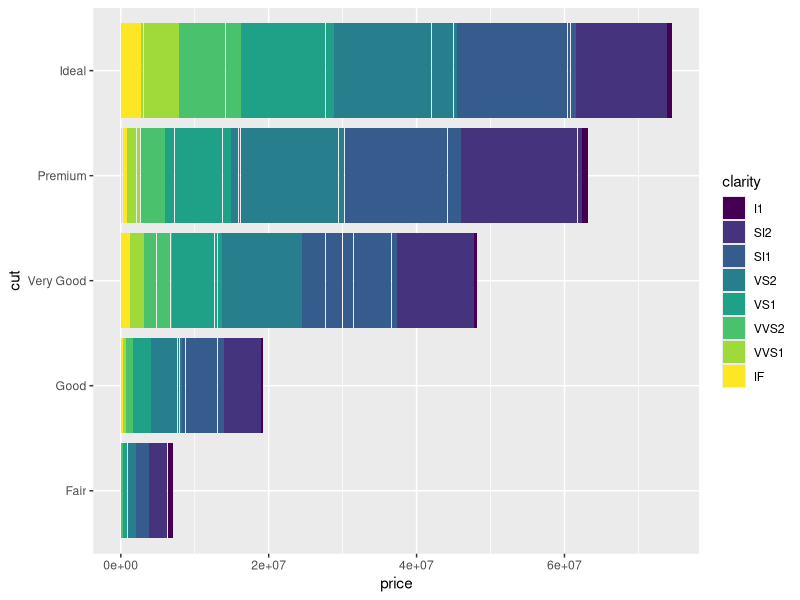
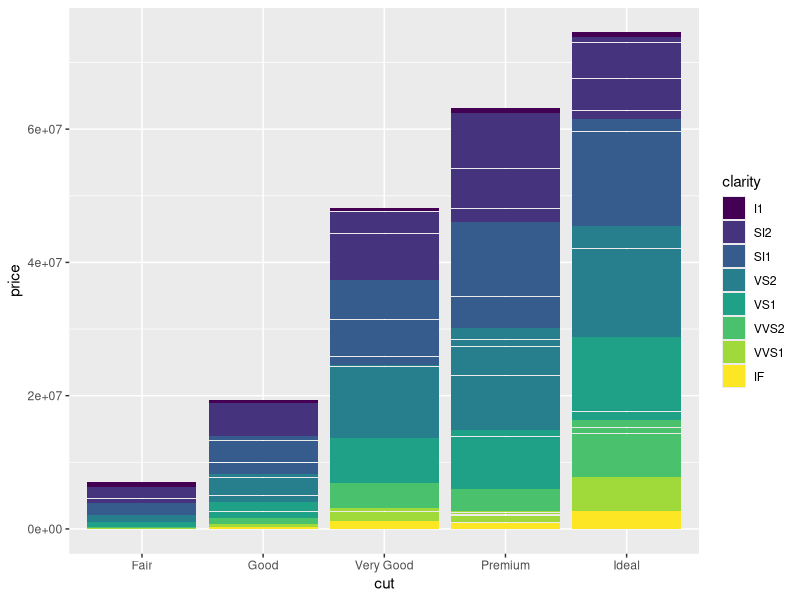
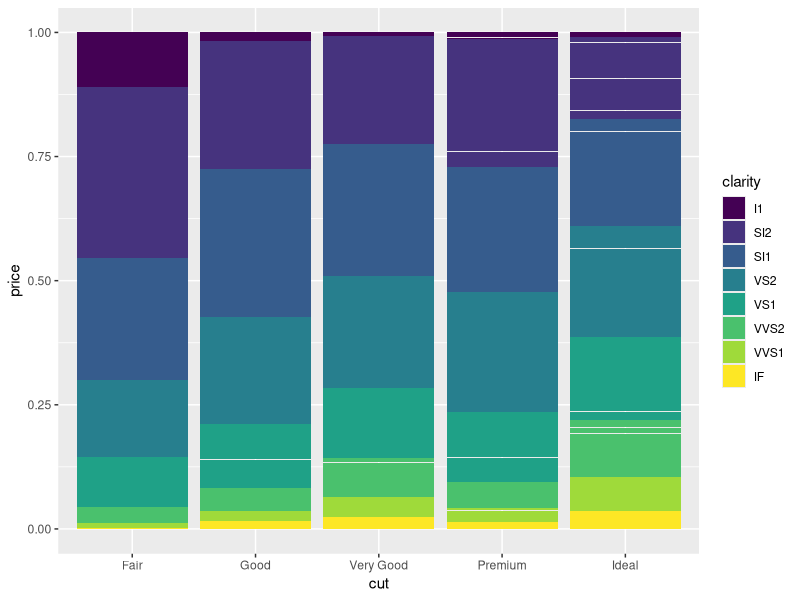
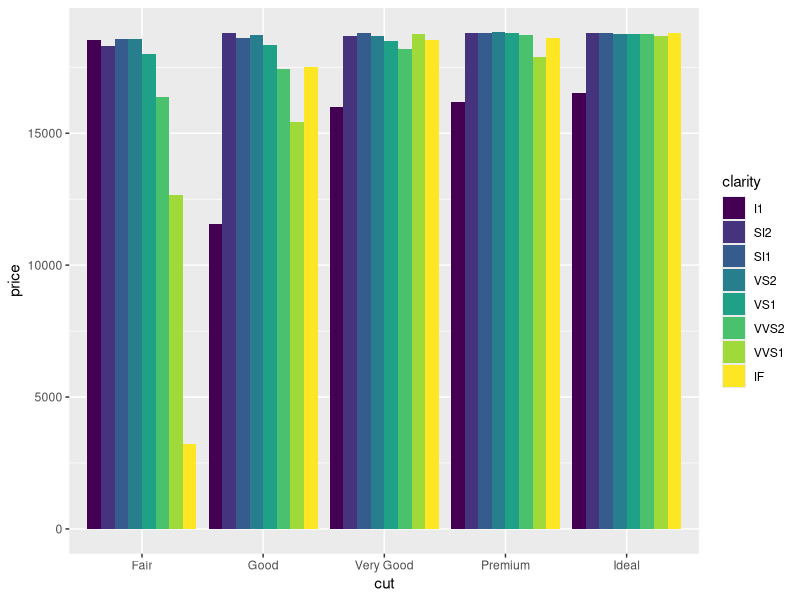
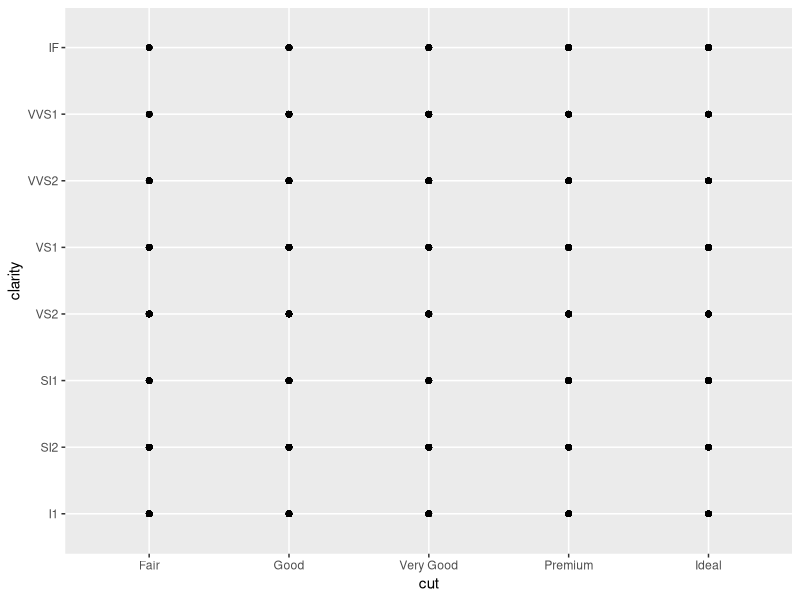
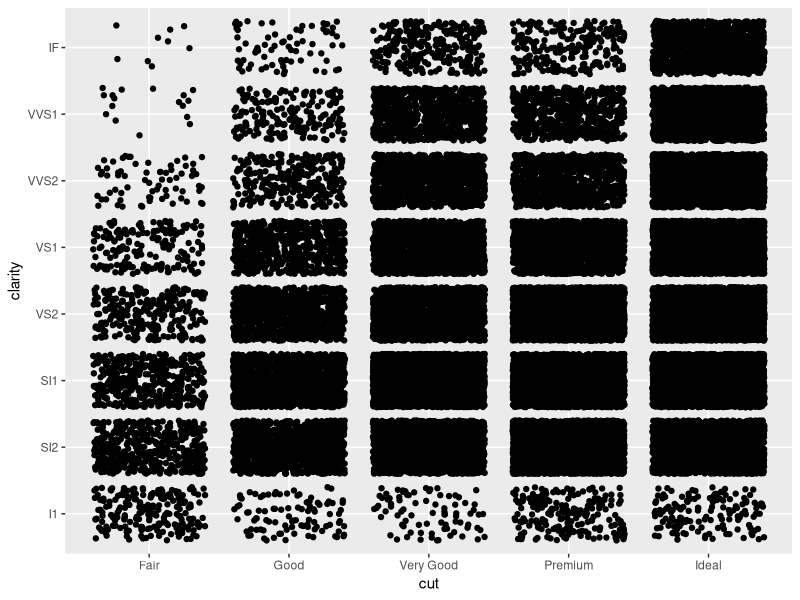
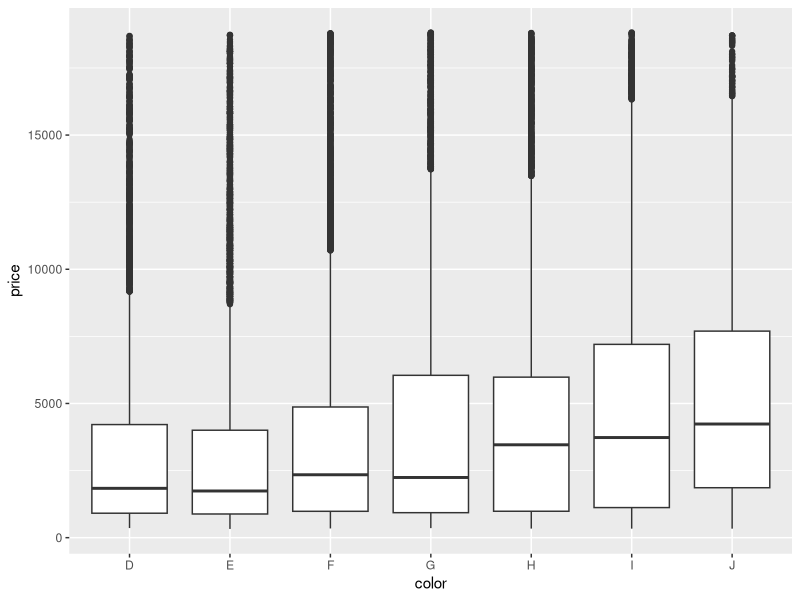
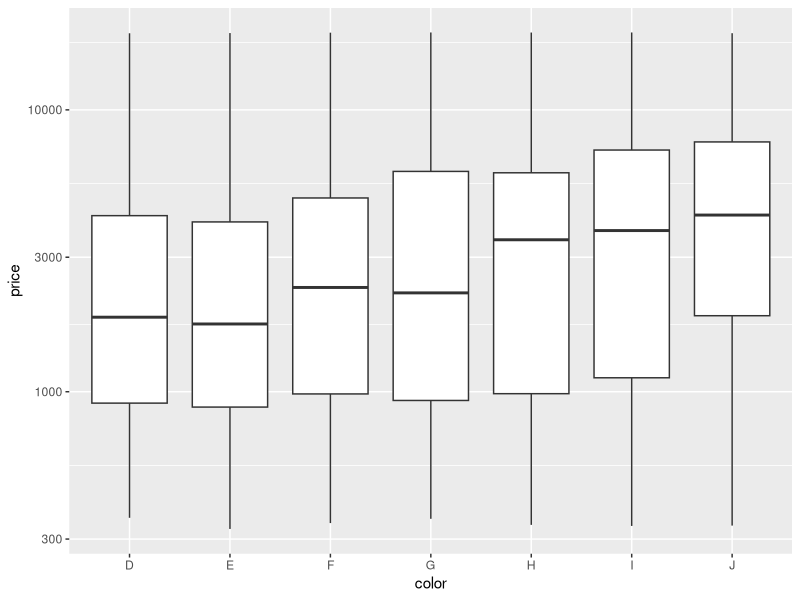

Write the R code that produced these figures, in order.
# Exercise 2: advanced ggplot2 practice

# Install and load the `ggplot2` package
#install.packages('ggplot2')
library("ggplot2")
library(dplyr)
setwd("e:/book-exercises/chapter-16-exercises/exercise-2/")

# For this exercise you will again be working with the `diamonds` data set.
# Use `?diamonds` to review details about this data set
?diamonds

## Position Adjustments

# Draw a column (bar) chart of diamonds cuts by price, with each bar filled by 
# clarity. You should see a _stacked_ bar chart.
ggplot(diamonds, aes(x = price, y = cut))+
  geom_bar(aes(fill = clarity), stat = "identity")

ggplot(data = diamonds) +
  geom_col(mapping = aes(x = cut, y = price, fill = clarity))

# Draw the same chart again, but with each element positioned to "fill" the y axis
ggplot(data = diamonds) +
  geom_col(mapping = aes(x = cut, y = price, fill = clarity), position = "fill")

# Draw the same chart again, but with each element positioned to "dodge" each other
ggplot(data = diamonds) +
  geom_col(mapping = aes(x = cut, y = price, fill = clarity), position = "dodge")

# Draw a plot with point geometry with the x-position mapped to `cut` and the 
# y-position mapped to `clarity`
# This creates a "grid" grouping the points
ggplot(data = diamonds) +
  geom_point(mapping = aes(x = cut, y = clarity))

# Use the "jitter" position adjustment to keep the points from all overlapping!
# (This works a little better with a sample of diamond data, such as from the 
# previous exercise).
ggplot(data = diamonds) +
  geom_point(mapping = aes(x = cut, y = clarity), position = "jitter")

## Scales

# Draw a "boxplot" (with `geom_boxplot`) for the diamond's price (y) by color (x)
ggplot(data = diamonds) +
  geom_boxplot(mapping = aes(x = color, y = price))

# This has a lot of outliers, making it harder to read. To fix this, draw the 
# same plot but with a _logarithmic_ scale for the y axis.
ggplot(data = diamonds) +
  geom_boxplot(mapping = aes(x = color, y = price))+
  scale_y_log10()

# For another version, draw the same plot but with `violin` geometry instead of 
# `boxplot` geometry!
# How does the logarithmic scale change the data presentation?
ggplot(data = diamonds) +
  geom_violin(mapping = aes(x = color, y = price))+
  scale_y_log10()

ggplot(data = diamonds) +
  geom_violin(mapping = aes(x = color, y = price))

# Another interesting plot: draw a plot of the diamonds price (y) by carat (x), 
# using a heatmap of 2d bins (geom_bin2d)
# What happens when you make the x and y channels scale logarithmically?
ggplot(data = diamonds) +
  geom_bin2d(mapping = aes(x = carat, y = price))+
  scale_x_log10()+
  scale_y_log10()

# Draw a scatter plot for the diamonds price (y) by carat (x). Color each point
# by the clarity (Remember, this will take a while. Use a sample of the diamonds 
# for faster results)

ds <- diamonds %>% sample_n(1000)
ggplot(ds, aes(x = carat, y = price))+
  geom_point(aes(color = clarity))

# Change the color of the previous plot using a ColorBrewer scale of your choice. 
# What looks nice?
ds <- diamonds %>% sample_n(1000)
ggplot(ds, aes(x = carat, y = price))+
  geom_point(aes(color = clarity))+
  scale_color_brewer(palette = "Set1")

## Coordinate Systems

# Draw a bar chart with x-position and fill color BOTH mapped to cut
# For best results, SET the `width` of the geometry to be 1 (fill plot, no space
# between)
# TIP: You can save the plot to a variable for easier modifications
ggplot(diamonds, aes(x = cut))+
  geom_bar(aes(fill = cut), width = 1)


# Draw the same chart, but with the coordinate system flipped
ggplot(diamonds, aes(x = cut))+
  geom_bar(aes(fill = cut), width = 1)+
  coord_flip()

# Draw the same chart, but in a polar coordinate system. It's a Coxcomb chart!
ggplot(diamonds, aes(x = cut))+
  geom_bar(aes(fill = cut), width = 1)+
    coord_polar()

## Facets

# Take the scatter plot of price by carat data (colored by clarity) and add 
# _facets_ based on the diamond's `color`
ds <- diamonds %>% sample_n(1000)
ggplot(ds, aes(x = carat, y = price))+
  geom_point(aes(color = clarity))+
  scale_color_brewer(palette = "Set1")+
  facet_wrap(~ color)

## Saving Plots

# Use the `ggsave()` function to save the current (recent) plot to disk.
# Name the output file "my-plot.png".
# Make sure you've set the working directory!!

ggsave("my-plot.png")
